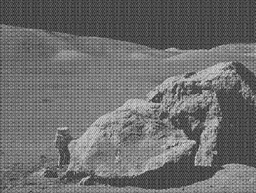
#> input picture moonlanding.png, 256 x 193 px, shrunk from 630 x 474 before the run
$ python fft.py
#> lines starting #> are read from the running program, lines starting #| are printed output that depends on the picture
### logic.py
import numpy as np
import matplotlib.pyplot as plt
import cv2
import math
import time

from matplotlib.colors import LogNorm


# Function to load images as a matrix of integer values
def load_image(image_filename):
    # Load the image and return it
    return np.array(cv2.imread(image_filename, cv2.IMREAD_GRAYSCALE))


# This function pads the image matrix with zeros to make sure that its
# dimensions are a power of 2
# image = input image
# N = number of rows
# M = number of columns
def pad(image, N, M):
    # Find next power of 2 for both dimensions
    power_2_N = 2 ** (N-1).bit_length()
    power_2_M = 2 ** (M-1).bit_length()
    # Init padded image matrix
    padded_image = np.zeros((power_2_N, power_2_M), dtype=complex)

    # Pad each existing row with zeros
    for n in range(N):
        padded_image[n] = np.append(image[n], [0] * (power_2_M - M))

    return padded_image


# This function crops the input image to the specified dimensions.
# image = input image matrix
# N = number of rows to crop to
# M = number of columns to crop to
def crop(image, N, M):
    return image[:N, :M]


# This function intakes 2 images and displays them side by side
# The first param is the original image, the second param is the
# processed image
def display(original_image, processed_image, processed_image_title, isLogScale):
    # Create figure with 2 subplots side by side
    fig, (ax1, ax2) = plt.subplots(1, 2, figsize=(12, 6))

    # Display original image
    ax1.imshow(original_image, cmap='gray')
    ax1.set_title('Original Image')
    ax1.axis('off')

    # Display Fourier transform with logarithmic scale if need be
    if isLogScale:
        ax2.imshow(processed_image, norm=LogNorm(), cmap='gray')
    else:
        ax2.imshow(processed_image, cmap='gray')
    ax2.set_title(processed_image_title)
    ax2.axis('off')

    # Adjust layout to prevent overlap
    plt.tight_layout()
    plt.show()


# This function displays the original image and its compressed counterparts
# in a 2x3 grid.
# original_image = original image as name suggests
# compressed_images = array of 6 images (original + 5 compressed)
# compression_lvls = array of elems representing compression level %
# [57 lines left out: functions display_compressed_images, DFT_1D, DFT_2D, not called in this run]


# This function uses the Cooley-Tukey algorithm to compute the 1D FFT.
# It uses a divide and conquer approach to improve performance (a lot faster than naive implementation)
# x = input vector
def FFT_1D(x):
    # Get length of input vector
    N = len(x)

    # Base case: simply return x since exponential component becomes 1
    if N <= 1:
        return x

    # Split into even and odd indices
    even = FFT_1D(x[::2])
    odd = FFT_1D(x[1::2])

    # Compute factors
    factors = np.exp((-2j * np.pi * np.arange(N // 2)) / N)

    # Multiply odd indices by respective factor
    odd = np.multiply(factors, odd)

    # Init result
    result = np.zeros(N, dtype=complex)
    result[:N//2] = np.add(even, odd)
    result[N//2:] = np.subtract(even, odd)

    return result


def FFT_2D(f, N, M):
    # Init result
    result = np.zeros((N, M), dtype=complex)
    col_transformed = np.zeros((N, M), dtype=complex)

    # Apply 1D FFT to each column
    for i in range(M):
        col_transformed[:, i] = FFT_1D(f[:, i])

    # Apply 1D FFT to each row
    for j in range(N):
        result[j] = FFT_1D(col_transformed[j])

    return result


# This function takes the inverse FFT of a 1D vector X.
# X = input vector
# [211 lines left out: functions inverse_FFT_1D, inverse_FFT_2D, denoise, compress, analyze_runtime_complexity, not called in this run]

### utils.py
import sys
import os

# [13 lines left out: function validate_mode, not called in this run]

def validate_image_filename(value):
    if not _is_valid_file(value):
        print("ERROR\tFile name not found in directory")

    if not _is_valid_image_file(value):
        print("ERROR\tInvalid file extension detected (must be .png)")

    return value

# Private helper function to validate if provided file name exists in cwd
def _is_valid_file(filename):
    return os.path.isfile(os.path.join(os.getcwd(), filename))

# Private helper function to validate if file extension is a valid image extension
def _is_valid_image_file(filename):
    # Can add more valid extensions in the future
    valid_extensions = ['.png', '.jpg', '.jpeg']
    _, ext = os.path.splitext(filename.lower())
    return ext in valid_extensions

### fft.py
import argparse
import utils
import logic
import numpy as np


def parse_input():
    parser = argparse.ArgumentParser(description='FFT Application')
    parser.add_argument('-m', type=utils.validate_mode, default=1)
    parser.add_argument('-i', type=utils.validate_image_filename, default="moonlanding.png")
    return parser.parse_args()


def main():
    # Parse user inputs
    args = parse_input()
    # Obtain mode and image inputs
    mode = args.m
    image_filename = args.i
    # Obtain 2D array representation of image
    image = logic.load_image(image_filename)
#> in load_image, returned value is the input picture: shape (193, 256); min 26, max 224, mean 108.3
    # Get dimensions of loaded image
    N, M = image.shape
#> N = 193; M = 256
    # Pad image for FFT methods (they require dimensions to be power of 2)
    padded_image = logic.pad(image, N, M)
    # Get dimensions of padded image
    padded_N, padded_M = padded_image.shape
#> padded_N = 256; padded_M = 256

    # Based on selected mode, perform the corresponding operation
    if mode == 1:
        # Obtain 2D FFT of image
        fft_image = logic.FFT_2D(padded_image, padded_N, padded_M)
#> the loop in FFT_2D, `for i in range(M):` made 256 passes
        # fft_image = np.fft.fft2(padded_image)
        # Crop image back to original dimensions
        fft_image = logic.crop(fft_image, N, M)
        # We only keep the magnitude of each value in the matrix
        fft_image = np.abs(fft_image)
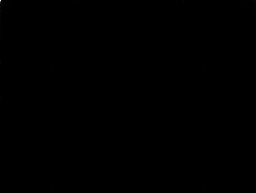
#> fft_image: shape (193, 256) float64; min 11.98, max 5349695, mean 3010.5; drawn with min black and max white
        # Display images side by side with logarithmic scaling
        logic.display(image, fft_image, "Fourier Transform of Original Image (Log Scale)", True)
#> in display, `plt.show()`:
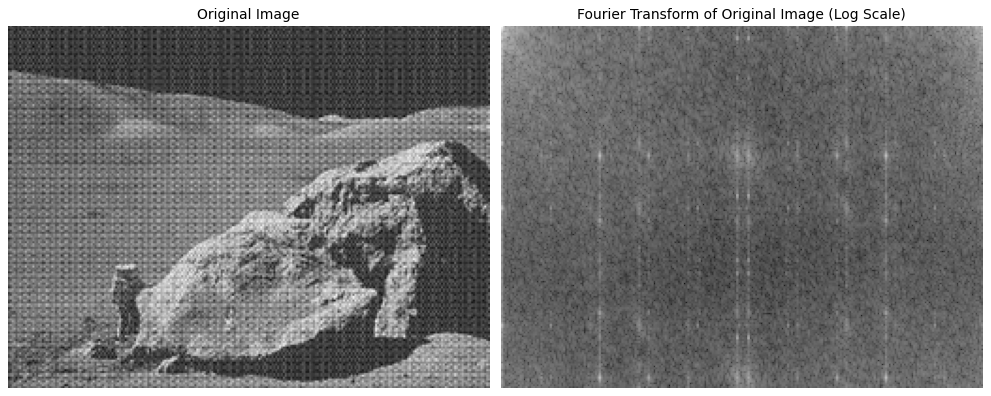
#> figure drawn by matplotlib, 2 panels
    elif mode == 2:
        # Set percentage of coefficients to keep
        percentage = 50
        # Obtain denoised image
        denoised_image = logic.denoise(padded_image, padded_N, padded_M, percentage)
        # Crop denoised image
        denoised_image = logic.crop(denoised_image, N, M)
        # Display images side by side
        logic.display(image, denoised_image, f"Denoised Image (~{percentage}% coefficients kept)", False)
    elif mode == 3:
        # Compression levels (%)
        compression_lvls = [60, 90, 93, 96, 99.9]
        # Obtain collection of compressed images
        compressed_images, compression_lvls = logic.compress(padded_image, padded_N, padded_M, compression_lvls)
        # Crop each image back to its original dimensions
        for i in range(len(compressed_images)):
            compressed_images[i] = logic.crop(compressed_images[i], N, M)
        # Display images in a 2x3 grid
        logic.display_compressed_images(image, compressed_images, [0] + compression_lvls)
    elif mode == 4:
        logic.analyze_runtime_complexity()


if __name__ == "__main__":
    main()

$ run again, with dog.png copied over moonlanding.png
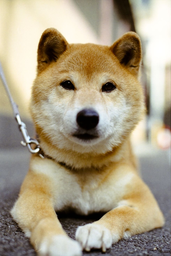
#> input picture dog.png, 171 x 256 px, shrunk from 980 x 1470 before the run
#> in load_image, `return np.array(cv2.imread(image_filename, cv2.IMREAD_GRAYSCALE))`:
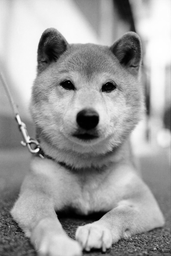
#> returned value: shape (256, 171); min 0, max 255, mean 158.2
#> the loop in FFT_2D, `for i in range(M):` made 256 passes
#> in display, `plt.show()`:
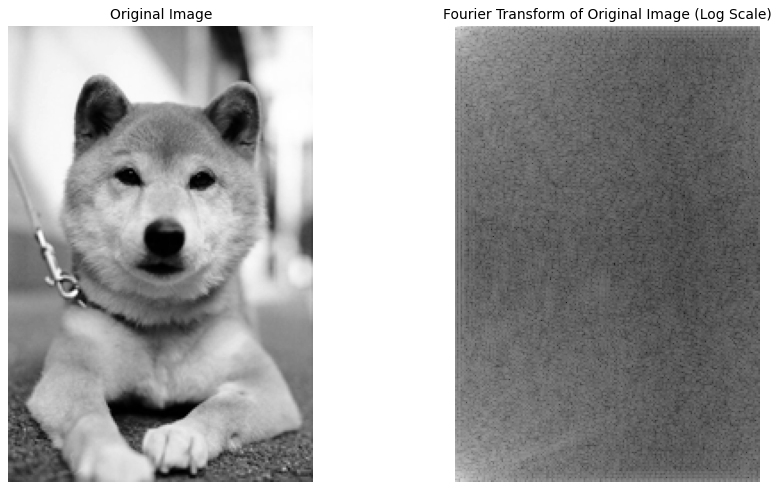
#> figure drawn by matplotlib, 2 panels

$ run again, with cat.jpg saved as moonlanding.png
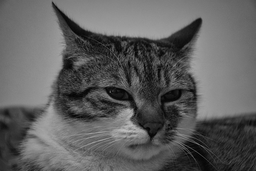
#> input picture cat.jpg, 256 x 171 px, shrunk from 640 x 427 before the run
#> in load_image, returned value is the input picture: shape (171, 256); min 1, max 191, mean 94.7
#> the loop in FFT_2D, `for i in range(M):` made 256 passes
#> in display, `plt.show()`:
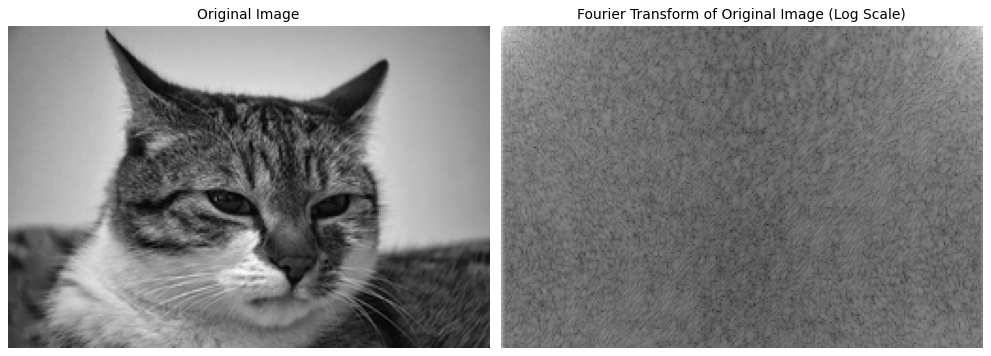
#> figure drawn by matplotlib, 2 panels
